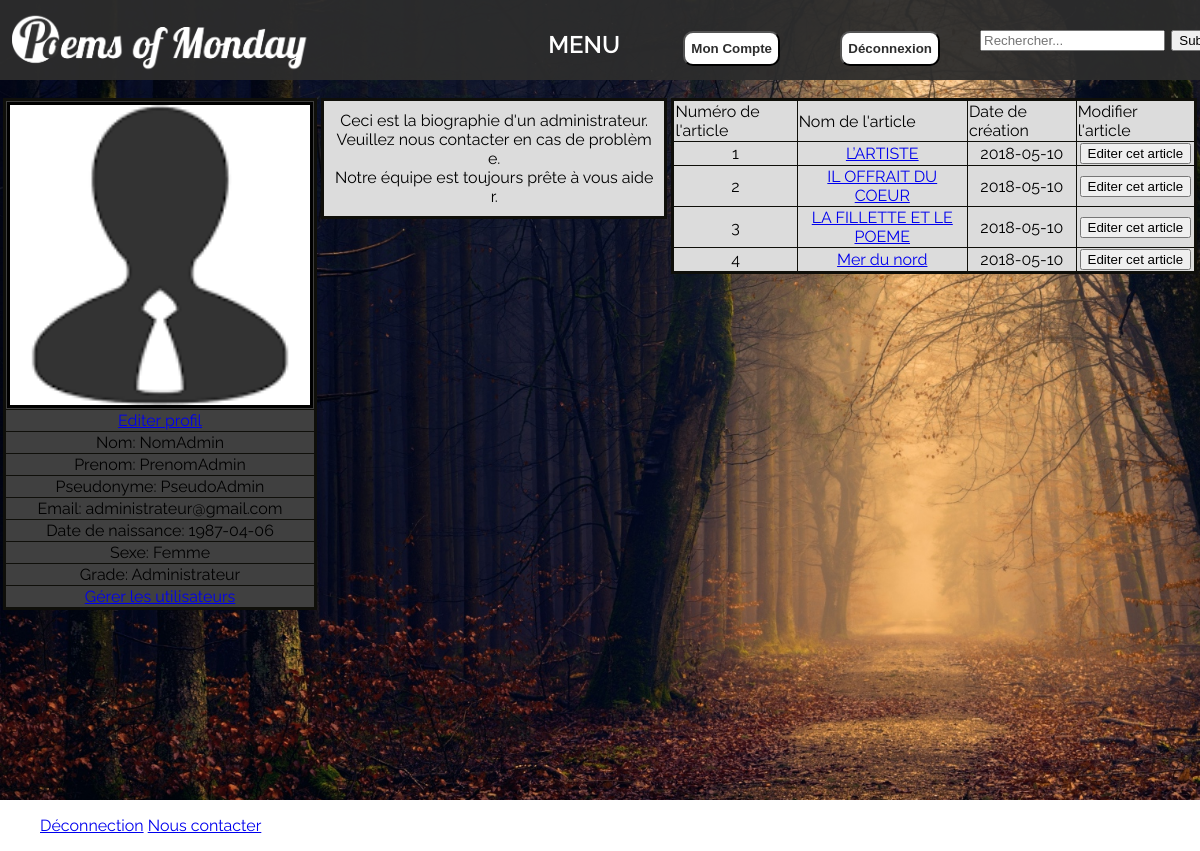
/app.php/profile (signed in), run on the app's committed database.
### tables this page shows
CREATE TABLE IF NOT EXISTS `article` (
  `id_article` int(11) NOT NULL AUTO_INCREMENT,
  `id_author` int(11) NOT NULL,
  `theme` varchar(255) NOT NULL,
  `name_article` varchar(255) NOT NULL,
  `main_article` text NOT NULL,
  `publish_date` timestamp NOT NULL,
  `img_article` int(1) NOT NULL,
  `note_art` int(11) DEFAULT NULL,
  PRIMARY KEY (`id_article`),
  KEY `id_author` (`id_author`) USING BTREE
);

### public_html/views/profile.php (the view, shortened to what this page needs)
<?php
require_once('includes/includes.php');
require_once('src/php/functions.php');
require_once('src/php/db.php');
if (isset($_SESSION['auth']) AND !empty($_SESSION['auth'])) {
	$userInfo = $_SESSION['auth'];
}else if(!isset($_GET["p"])){
	header('Location: index');
}
if(isset($_GET["p"]) && !empty($_GET["p"])){
	if(isset($userInfo) AND $_GET["p"] == $userInfo["id_user"]){
		header("Location: profile");
	}
	$own = false;
} else {
	$own = true;
}
?>
<!DOCTYPE html>
<html>
<body>
	<div class="banner"></div>
	<div id="box2">
		<br><br><br><br><br>
		<div>
			<table style="margin-left: auto; margin-right: auto;"><tr><td valign="top">
				<?php
				if($own == true){
					?>
					<table class="tableCentre" border="3px">
						<tr><td><img src="../user/avatar/<?php echo $userInfo['avatar']; ?>" width="300" height="300" border="3" align="left"/></td></tr>
						<tr><td align="center"><a href="editionprofil">Editer profil</a></td></tr>
						<tr><td align="center">Nom: <?=$userInfo['lname']?></td></tr>
						<tr><td align="center">Prenom: <?= $userInfo['fname']?></td></tr>
						<tr><td align="center">Pseudonyme: <?=$userInfo['nname']?></td></tr>
						<tr><td align="center">Email: <?=$userInfo['email']?></td></tr>
						<tr><td align="center">Date de naissance: <?=$userInfo['date_naissance']?></td></tr>
						<tr><td align="center">Sexe: <?php if($userInfo['sex'] == 1){ echo "Homme";}else{ echo "Femme";}?></td></tr>
						<tr><td align="center">Grade: <?php if($userInfo['grade'] == 0){ echo "Utilisateur";} else if ($userInfo['grade'] == 1){ echo "Auteur";} else if($userInfo['grade'] == 2 ){echo "Modérateur";} else if($userInfo['grade'] == 3){ echo "Administrateur";}?></td></tr>
						<?php
						if($userInfo['grade'] > 1)
						echo '<tr><td align="center"><a href="administration">Gérer les utilisateurs</a></td></tr>';
						?>
					</table></td>
					<td valign="top"><table border="3px" bgcolor=Gainsboro style="border-style:solid; border-color:#0f0f0a; border-collapse: collapse;">
						<?php
						if(!empty($userInfo["bio"]))
							echo "<tr><td align='center' style='min-width: 300px; max-width: 500px; padding-top: 10px; padding-bottom: 10px; padding-right: 10px; padding-left: 10px; word-break: break-all; white-space: pre-wrap'>".treatBr($userInfo["bio"])."</tr></td>";
						?>
					</table></td>
					<?php
					$EmptyArticle = $db->query("SELECT * FROM article WHERE id_author=".$userInfo["id_user"]." ORDER BY publish_date DESC");
					$nbEmpty = $EmptyArticle->rowCount();
					if($nbEmpty != 0){?>
					<td valign="top"><table border="3px" bgcolor=Gainsboro  style="border-style:solid; border-color:#0f0f0a; border-collapse: collapse;">
						<tr>
							<td>Numéro de l'article</td>
							<td>Nom de l'article</td>
							<td>Date de création</td>
							<td>Modifier l'article</td>
						</tr>
						<?php
						$reqarticle = $db->query("SELECT * FROM article WHERE id_author=".$userInfo["id_user"]." ORDER BY publish_date DESC");
						$nbtotal = 1;
						while($resultatArticles = $reqarticle->fetch()){
								?>
								<tr>
									<td align="center">
										<?php
										echo $nbtotal;
										$nbtotal++
										?>
									</td>
									<td align="center">
										<?php echo "<a href='article?author=".$resultatArticles["id_author"]."&article=".$resultatArticles["id_article"]."'> ".$resultatArticles["name_article"]." </a>";?>
									</td>
									<td align="center">
										<?php echo strchr($resultatArticles["publish_date"], " ", true);?>
									</td>
									<td align="center">
										<form action="update">
  											  <input type="submit" value="Editer cet article">
										</form>
									</td>
								</tr>
								<?php
							}
						}
						?>
					</table></td>
					<?php
		}
		?>
</div>
</div>
<?php
if (isset($_SESSION['auth']) AND !empty($_SESSION['auth'])) { ?>
<ul type="1">
	<a href="logout">Déconnection</a>
	<a href="contact">Nous contacter</a>
</ul>
<?php
}
?>
</body>
</html>

### public_html/src/css/main_style.css (style rules this page uses)
html { box-sizing: border-box; overflow-x: hidden; }
body { margin: 0; padding: 0; min-height: 100%; position: relative; font-family: "Raleway",sans-serif; overflow-y: auto; overflow-x: hidden; }
.tableCentre { background-color: #404040; border-style:solid; border-color:#0f0f0a; border-collapse: collapse; margin-left: auto; margin-right: auto; }
.banner { z-index: 10; background-color: #2d2d2d; height: 80px; width: 100%; opacity: 0.95; display: block; position: fixed; vertical-align: top; }
#box2 { height: 100vh; width: 100%; background-image: url(../../media/img/i2.jpg); display: table; background-size: cover; background-attachment: fixed; }

### data on the page
article: name_article "L’ARTISTE", publish_date "2018-05-10"
article: name_article "IL OFFRAIT DU COEUR", publish_date "2018-05-10"
article: name_article "LA FILLETTE ET LE POEME", publish_date "2018-05-10"
article: name_article "Mer du nord", publish_date "2018-05-10"

### other printed values
$userInfo['lname'] "NomAdmin"
$userInfo['fname'] "PrenomAdmin"
$userInfo['nname'] "PseudoAdmin"
$userInfo['email'] "administrateur@gmail.com"
$userInfo['date_naissance'] "1987-04-06"
str_replace($search, "<br>", $text) "Ceci est la biographie d'un administrateur. Veuillez nous contacter en cas de problème. Notre équipe est toujours prête à vous aider."
